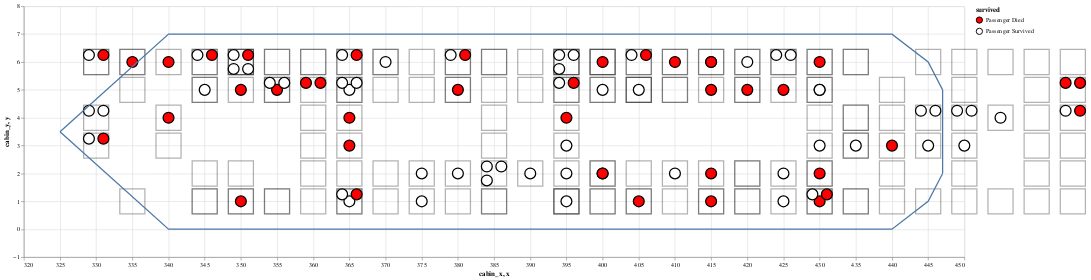

The notebook cell this image was saved under:
### Markdown cell above
#### 3.4 Adding all plots together

### Code cell
cabin_plot + passenger_plot + chart_ship_outline

### Figure 1 — Vega-Lite specification as saved in the notebook (floating-point values rounded to 4 significant figures; data arrays with more than 128 entries replaced by an {"elided": "..."} marker saying what was removed)
{"$schema": "https://vega.github.io/schema/vega-lite/v3.4.0.json", "config": {"mark": {"tooltip": null}, "view": {"height": 300, "width": 400}}, "datasets": {"data-246c2b9bcb306b5ff7ae5408df7bc874": [{"x": 325, "y": 3.5}, {"x": 340, "y": 0}, {"x": 440, "y": 0}, {"x": 445, "y": 1}, {"x": 447, "y": 2}], "data-7b137a2242bf3b1d54d0bbdc35a70a0b": {"elided": "174 records"}, "data-d77c64ff8010497b3a6ac0862ca66693": [{"x": 447, "y": 2}, {"x": 447, "y": 5}], "data-e8da7724ff90174dedc5416b0787be32": [{"age": 36, "boat": "None", "body": "None", "cabin_x": 425, "cabin_y": 5, "deck": "A", "embarked": "C", "fare": 40.12, "home.dest": "Winnipeg, MB", "name": "Ross, Mr. John Hugo", "parch": 0, "pclass": 1, "sex": "male", "sibsp": 0, "survived": "Passenger Died", "ticket": "13049"}, {"age": 33, "boat": "11", "body": "None", "cabin_x": 425, "cabin_y": 1, "deck": "A", "embarked": "C", "fare": 27.72, "home.dest": "Paris, France", "name": "Rosenbaum, Miss. Edith Louise", "parch": 0, "pclass": 1, "sex": "female", "sibsp": 0, "survived": "Passenger Survived", "ticket": "PC 17613"}, {"age": "None", "boat": "None", "body": "None", "cabin_x": 420, "cabin_y": 5, "deck": "A", "embarked": "S", "fare": 52, "home.dest": "Stoughton, MA", "name": "Clifford, Mr. George Quincy", "parch": 0, "pclass": 1, "sex": "male", "sibsp": 0, "survived": "Passenger Died", "ticket": "110465"}, {"age": 48, "boat": "1", "body": "None", "cabin_x": 420, "cabin_y": 6, "deck": "A", "embarked": "C", "fare": 39.6, "home.dest": "London / Paris", "name": "Duff Gordon, Lady. (Lucille Christiana Sutherland) (\"Mrs Morgan\")", "parch": 0, "pclass": 1, "sex": "female", "sibsp": 1, "survived": "Passenger Survived", "ticket": "11755"}, {"age": 39, "boat": "None", "body": 133, "cabin_x": 415, "cabin_y": 5, "deck": "A", "embarked": "C", "fare": 29.7, "home.dest": "Philadelphia, PA", "name": "Dulles, Mr. William Crothers", "parch": 0, "pclass": 1, "sex": "male", "sibsp": 0, "survived": "Passenger Died", "ticket": "PC 17580"}, {"age": "None", "boat": "None", "body": "None", "cabin_x": 415, "cabin_y": 2, "deck": "A", "embarked": "S", "fare": 26, "home.dest": "Streatham, Surrey", "name": "Smith, Mr. Richard William", "parch": 0, "pclass": 1, "sex": "male", "sibsp": 0, "survived": "Passenger Died", "ticket": "113056"}, {"age": 49, "boat": "1", "body": "None", "cabin_x": 415, "cabin_y": 6, "deck": "A", "embarked": "C", "fare": 56.93, "home.dest": "London / Paris", "name": "Duff Gordon, Sir. Cosmo Edmund (\"Mr Morgan\")", "parch": 0, "pclass": 1, "sex": "male", "sibsp": 1, "survived": "Passenger Survived", "ticket": "PC 17485"}, {"age": 41, "boat": "None", "body": "None", "cabin_x": 415, "cabin_y": 1, "deck": "A", "embarked": "S", "fare": 30.5, "home.dest": "Pomeroy, WA", "name": "Brady, Mr. John Bertram", "parch": 0, "pclass": 1, "sex": "male", "sibsp": 0, "survived": "Passenger Died", "ticket": "113054"}, {"age": 80, "boat": "B", "body": "None", "cabin_x": 410, "cabin_y": 2, "deck": "A", "embarked": "S", "fare": 30, "home.dest": "Hessle, Yorks", "name": "Barkworth, Mr. Algernon Henry Wilson", "parch": 0, "pclass": 1, "sex": "male", "sibsp": 0, "survived": "Passenger Survived", "ticket": "27042"}, {"age": 31, "boat": "None", "body": "None", "cabin_x": 410, "cabin_y": 6, "deck": "A", "embarked": "S", "fare": 50.5, "home.dest": "Trenton, NJ", "name": "Roebling, Mr. Washington Augustus II", "parch": 0, "pclass": 1, "sex": "male", "sibsp": 0, "survived": "Passenger Died", "ticket": "PC 17590"}, {"age": 56, "boat": "3", "body": "None", "cabin_x": 405, "cabin_y": 5, "deck": "A", "embarked": "C", "fare": 35.5, "home.dest": "Basel, Switzerland", "name": "Simonius-Blumer, Col. Oberst Alfons", "parch": 0, "pclass": 1, "sex": "male", "sibsp": 0, "survived": "Passenger Survived", "ticket": "13213"}, {"age": 36, "boat": "None", "body": "None", "cabin_x": 405, "cabin_y": 1, "deck": "A", "embarked": "C", "fare": 31.68, "home.dest": "New York, NY", "name": "Evans, Miss. Edith Corse", "parch": 0, "pclass": 1, "sex": "female", "sibsp": 0, "survived": "Passenger Died", "ticket": "PC 17531"}, {"age": 40, "boat": "7", "body": "None", "cabin_x": 400, "cabin_y": 2, "deck": "A", "embarked": "C", "fare": 31, "home.dest": "Glen Ridge, NJ", "name": "Blank, Mr. Henry", "parch": 0, "pclass": 1, "sex": "male", "sibsp": 0, "survived": "Passenger Survived", "ticket": "112277"}, {"age": "None", "boat": "None", "body": "None", "cabin_x": 400, "cabin_y": 6, "deck": "A", "embarked": "S", "fare": 50, "home.dest": "Seattle, WA", "name": "Rood, Mr. Hugh Roscoe", "parch": 0, "pclass": 1, "sex": "male", "sibsp": 0, "survived": "Passenger Died", "ticket": "113767"}, {"age": 53, "boat": "13", "body": "None", "cabin_x": 396, "cabin_y": 6.25, "deck": "A", "embarked": "S", "fare": 81.86, "home.dest": "San Francisco, CA", "name": "Dodge, Dr. Washington", "parch": 1, "pclass": 1, "sex": "male", "sibsp": 1, "survived": "Passenger Survived", "ticket": "33638"}, {"age": 4, "boat": "5", "body": "None", "cabin_x": 394, "cabin_y": 6.25, "deck": "A", "embarked": "S", "fare": 81.86, "home.dest": "San Francisco, CA", "name": "Dodge, Master. Washington", "parch": 2, "pclass": 1, "sex": "male", "sibsp": 0, "survived": "Passenger Survived", "ticket": "33638"}, {"age": 54, "boat": "5", "body": "None", "cabin_x": 394, "cabin_y": 5.75, "deck": "A", "embarked": "S", "fare": 81.86, "home.dest": "San Francisco, CA", "name": "Dodge, Mrs. Washington (Ruth Vidaver)", "parch": 1, "pclass": 1, "sex": "female", "sibsp": 1, "survived": "Passenger Survived", "ticket": "33638"}, {"age": 39, "boat": "None", "body": "None", "cabin_x": 350, "cabin_y": 1, "deck": "A", "embarked": "S", "fare": 0, "home.dest": "Belfast, NI", "name": "Andrews, Mr. Thomas Jr", "parch": 0, "pclass": 1, "sex": "male", "sibsp": 0, "survived": "Passenger Died", "ticket": "112050"}, {"age": 71, "boat": "None", "body": "None", "cabin_x": 430, "cabin_y": 2, "deck": "A", "embarked": "C", "fare": 34.65, "home.dest": "New York, NY", "name": "Goldschmidt, Mr. George B", "parch": 0, "pclass": 1, "sex": "male", "sibsp": 0, "survived": "Passenger Died", "ticket": "PC 17754"}, {"age": 28, "boat": "7", "body": "None", "cabin_x": 430, "cabin_y": 5, "deck": "A", "embarked": "S", "fare": 35.5, "home.dest": "New Britain, CT", "name": "Sloper, Mr. William Thompson", "parch": 0, "pclass": 1, "sex": "male", "sibsp": 0, "survived": "Passenger Survived", "ticket": "113788"}, {"age": 56, "boat": "None", "body": "None", "cabin_x": 430, "cabin_y": 1, "deck": "A", "embarked": "C", "fare": 30.7, "home.dest": "St James, Long Island, NY", "name": "Smith, Mr. James Clinch", "parch": 0, "pclass": 1, "sex": "male", "sibsp": 0, "survived": "Passenger Died", "ticket": "17764"}, {"age": 45, "boat": "7", "body": "None", "cabin_x": 425, "cabin_y": 2, "deck": "A", "embarked": "C", "fare": 29.7, "home.dest": "Paris, France", "name": "Chevre, Mr. Paul Romaine", "parch": 0, "pclass": 1, "sex": "male", "sibsp": 0, "survived": "Passenger Survived", "ticket": "PC 17594"}, {"age": 35, "boat": "3", "body": "None", "cabin_x": 395, "cabin_y": 3, "deck": "B", "embarked": "C", "fare": 512.3, "home.dest": "None", "name": "Lesurer, Mr. Gustave J", "parch": 0, "pclass": 1, "sex": "male", "sibsp": 0, "survived": "Passenger Survived", "ticket": "PC 17755"}, {"age": "None", "boat": "None", "body": "None", "cabin_x": 395, "cabin_y": 4, "deck": "B", "embarked": "S", "fare": 0, "home.dest": "None", "name": "Fry, Mr. Richard", "parch": 0, "pclass": 1, "sex": "male", "sibsp": 0, "survived": "Passenger Died", "ticket": "112058"}, {"age": 36, "boat": "4", "body": "None", "cabin_x": 395, "cabin_y": 1, "deck": "B", "embarked": "C", "fare": 262.4, "home.dest": "None", "name": "Chaudanson, Miss. Victorine", "parch": 0, "pclass": 1, "sex": "female", "sibsp": 0, "survived": "Passenger Survived", "ticket": "PC 17608"}, {"age": 30, "boat": "3", "body": "None", "cabin_x": 375, "cabin_y": 1, "deck": "B", "embarked": "S", "fare": 93.5, "home.dest": "None", "name": "Perreault, Miss. Anne", "parch": 0, "pclass": 1, "sex": "female", "sibsp": 0, "survived": "Passenger Survived", "ticket": "12749"}, {"age": 57, "boat": "None", "body": "None", "cabin_x": 366, "cabin_y": 6.25, "deck": "B", "embarked": "C", "fare": 146.5, "home.dest": "Paris, France", "name": "Spencer, Mr. William Augustus", "parch": 0, "pclass": 1, "sex": "male", "sibsp": 1, "survived": "Passenger Died", "ticket": "PC 17569"}, {"age": "None", "boat": "6", "body": "None", "cabin_x": 364, "cabin_y": 6.25, "deck": "B", "embarked": "C", "fare": 146.5, "home.dest": "Paris, France", "name": "Spencer, Mrs. William Augustus (Marie Eugenie)", "parch": 0, "pclass": 1, "sex": "female", "sibsp": 1, "survived": "Passenger Survived", "ticket": "PC 17569"}, {"age": 16, "boat": "8", "body": "None", "cabin_x": 365, "cabin_y": 1, "deck": "B", "embarked": "S", "fare": 86.5, "home.dest": "None", "name": "Maioni, Miss. Roberta", "parch": 0, "pclass": 1, "sex": "female", "sibsp": 0, "survived": "Passenger Survived", "ticket": "110152"}, {"age": 58, "boat": "None", "body": "None", "cabin_x": 365, "cabin_y": 5, "deck": "B", "embarked": "C", "fare": 146.5, "home.dest": "None", "name": "Lurette, Miss. Elise", "parch": 0, "pclass": 1, "sex": "female", "sibsp": 0, "survived": "Passenger Survived", "ticket": "PC 17569"}, {"age": 24, "boat": "None", "body": "None", "cabin_x": 355, "cabin_y": 5, "deck": "B", "embarked": "C", "fare": 79.2, "home.dest": "None", "name": "Giglio, Mr. Victor", "parch": 0, "pclass": 1, "sex": "male", "sibsp": 0, "survived": "Passenger Died", "ticket": "PC 17593"}, {"age": 40, "boat": "None", "body": 110, "cabin_x": 340, "cabin_y": 6, "deck": "B", "embarked": "S", "fare": 0, "home.dest": "None", "name": "Harrison, Mr. William", "parch": 0, "pclass": 1, "sex": "male", "sibsp": 0, "survived": "Passenger Died", "ticket": "112059"}, {"age": 53, "boat": "D", "body": "None", "cabin_x": 386, "cabin_y": 2.25, "deck": "C", "embarked": "S", "fare": 51.48, "home.dest": "Bayside, Queens, NY", "name": "Appleton, Mrs. Edward Dale (Charlotte Lamson)", "parch": 0, "pclass": 1, "sex": "female", "sibsp": 2, "survived": "Passenger Survived", "ticket": "11769"}, {"age": 59, "boat": "D", "body": "None", "cabin_x": 384, "cabin_y": 2.25, "deck": "C", "embarked": "S", "fare": 51.48, "home.dest": "Belmont, MA", "name": "Brown, Mrs. John Murray (Caroline Lane Lamson)", "parch": 0, "pclass": 1, "sex": "female", "sibsp": 2, "survived": "Passenger Survived", "ticket": "11769"}, {"age": 55, "boat": "2", "body": "None", "cabin_x": 384, "cabin_y": 1.75, "deck": "C", "embarked": "S", "fare": 25.7, "home.dest": "New York, NY", "name": "Cornell, Mrs. Robert Clifford (Malvina Helen Lamson)", "parch": 0, "pclass": 1, "sex": "female", "sibsp": 2, "survived": "Passenger Survived", "ticket": "11770"}, {"age": 58, "boat": "8", "body": "None", "cabin_x": 380, "cabin_y": 2, "deck": "C", "embarked": "S", "fare": 26.55, "home.dest": "Birkdale, England Cleveland, Ohio", "name": "Bonnell, Miss. Elizabeth", "parch": 0, "pclass": 1, "sex": "female", "sibsp": 0, "survived": "Passenger Survived", "ticket": "113783"}, {"age": 52, "boat": "6", "body": "None", "cabin_x": 400, "cabin_y": 5, "deck": "C", "embarked": "S", "fare": 30.5, "home.dest": "Toronto, ON", "name": "Peuchen, Major. Arthur Godfrey", "parch": 0, "pclass": 1, "sex": "male", "sibsp": 0, "survived": "Passenger Survived", "ticket": "113786"}, {"age": 39, "boat": "8", "body": "None", "cabin_x": 375, "cabin_y": 2, "deck": "C", "embarked": "C", "fare": 108.9, "home.dest": "None", "name": "Oliva y Ocana, Dona. Fermina", "parch": 0, "pclass": 1, "sex": "female", "sibsp": 0, "survived": "Passenger Survived", "ticket": "PC 17758"}, {"age": 30, "boat": "None", "body": "None", "cabin_x": 396, "cabin_y": 5.25, "deck": "C", "embarked": "S", "fare": 26, "home.dest": "Brockton, MA", "name": "Maguire, Mr. John Edward", "parch": 0, "pclass": 1, "sex": "male", "sibsp": 0, "survived": "Passenger Died", "ticket": "110469"}, {"age": "None", "boat": "3", "body": "None", "cabin_x": 394, "cabin_y": 5.25, "deck": "C", "embarked": "S", "fare": 30.5, "home.dest": "Manchester, England", "name": "Saalfeld, Mr. Adolphe", "parch": 0, "pclass": 1, "sex": "male", "sibsp": 0, "survived": "Passenger Survived", "ticket": "19988"}, {"age": 47, "boat": "None", "body": 207, "cabin_x": 380, "cabin_y": 5, "deck": "C", "embarked": "S", "fare": 52, "home.dest": "Worcester, MA", "name": "Porter, Mr. Walter Chamberlain", "parch": 0, "pclass": 1, "sex": "male", "sibsp": 0, "survived": "Passenger Died", "ticket": "110465"}, {"age": 30, "boat": "None", "body": "None", "cabin_x": 365, "cabin_y": 3, "deck": "C", "embarked": "C", "fare": 27.75, "home.dest": "New York, NY", "name": "Foreman, Mr. Benjamin Laventall", "parch": 0, "pclass": 1, "sex": "male", "sibsp": 0, "survived": "Passenger Died", "ticket": "113051"}, {"age": 54, "boat": "1", "body": "None", "cabin_x": 366, "cabin_y": 5.25, "deck": "C", "embarked": "C", "fare": 55.44, "home.dest": "Newark, NJ", "name": "Stengel, Mr. Charles Emil Henry", "parch": 0, "pclass": 1, "sex": "male", "sibsp": 1, "survived": "Passenger Survived", "ticket": "11778"}, {"age": 43, "boat": "5", "body": "None", "cabin_x": 364, "cabin_y": 5.25, "deck": "C", "embarked": "C", "fare": 55.44, "home.dest": "Newark, NJ", "name": "Stengel, Mrs. Charles Emil Henry (Annie May Morris)", "parch": 0, "pclass": 1, "sex": "female", "sibsp": 1, "survived": "Passenger Survived", "ticket": "11778"}, {"age": 37, "boat": "None", "body": "None", "cabin_x": 365, "cabin_y": 4, "deck": "C", "embarked": "C", "fare": 29.7, "home.dest": "Brooklyn, NY", "name": "Natsch, Mr. Charles H", "parch": 1, "pclass": 1, "sex": "male", "sibsp": 0, "survived": "Passenger Died", "ticket": "PC 17596"}, {"age": "None", "boat": "None", "body": "None", "cabin_x": 361, "cabin_y": 5.25, "deck": "C", "embarked": "S", "fare": 26.55, "home.dest": "Portland, OR", "name": "Klaber, Mr. Herman", "parch": 0, "pclass": 1, "sex": "male", "sibsp": 0, "survived": "Passenger Died", "ticket": "113028"}, {"age": 45.5, "boat": "None", "body": 166, "cabin_x": 359, "cabin_y": 5.25, "deck": "C", "embarked": "S", "fare": 28.5, "home.dest": "Surbiton Hill, Surrey", "name": "Partner, Mr. Austen", "parch": 0, "pclass": 1, "sex": "male", "sibsp": 0, "survived": "Passenger Died", "ticket": "113043"}, {"age": 48, "boat": "5 7", "body": "None", "cabin_x": 356, "cabin_y": 5.25, "deck": "C", "embarked": "S", "fare": 52, "home.dest": "London /  East Orange, NJ", "name": "Taylor, Mr. Elmer Zebley", "parch": 0, "pclass": 1, "sex": "male", "sibsp": 1, "survived": "Passenger Survived", "ticket": "19996"}, {"age": "None", "boat": "5 7", "body": "None", "cabin_x": 354, "cabin_y": 5.25, "deck": "C", "embarked": "S", "fare": 52, "home.dest": "London /  East Orange, NJ", "name": "Taylor, Mrs. Elmer Zebley (Juliet Cummins Wright)", "parch": 0, "pclass": 1, "sex": "female", "sibsp": 1, "survived": "Passenger Survived", "ticket": "19996"}, {"age": "None", "boat": "None", "body": "None", "cabin_x": 350, "cabin_y": 5, "deck": "C", "embarked": "S", "fare": 35, "home.dest": "London, England", "name": "Williams-Lambert, Mr. Fletcher Fellows", "parch": 0, "pclass": 1, "sex": "male", "sibsp": 0, "survived": "Passenger Died", "ticket": "113510"}, {"age": 35, "boat": "4", "body": "None", "cabin_x": 345, "cabin_y": 5, "deck": "C", "embarked": "C", "fare": 211.5, "home.dest": "None", "name": "Geiger, Miss. Amalie", "parch": 0, "pclass": 1, "sex": "female", "sibsp": 0, "survived": "Passenger Survived", "ticket": "113503"}, {"age": 32.5, "boat": "None", "body": 45, "cabin_x": 340, "cabin_y": 4, "deck": "C", "embarked": "C", "fare": 211.5, "home.dest": "None", "name": "Keeping, Mr. Edwin", "parch": 0, "pclass": 1, "sex": "male", "sibsp": 0, "survived": "Passenger Died", "ticket": "113503"}, {"age": 29, "boat": "None", "body": "None", "cabin_x": 466, "cabin_y": 4.25, "deck": "C", "embarked": "S", "fare": 66.6, "home.dest": "Isleworth, England", "name": "Pears, Mr. Thomas Clinton", "parch": 0, "pclass": 1, "sex": "male", "sibsp": 1, "survived": "Passenger Died", "ticket": "113776"}, {"age": 22, "boat": "8", "body": "None", "cabin_x": 464, "cabin_y": 4.25, "deck": "C", "embarked": "S", "fare": 66.6, "home.dest": "Isleworth, England", "name": "Pears, Mrs. Thomas (Edith Wearne)", "parch": 0, "pclass": 1, "sex": "female", "sibsp": 1, "survived": "Passenger Survived", "ticket": "113776"}, {"age": 35, "boat": "11", "body": "None", "cabin_x": 430, "cabin_y": 5, "deck": "C", "embarked": "C", "fare": 57.75, "home.dest": "New York, NY", "name": "Schabert, Mrs. Paul (Emma Mock)", "parch": 0, "pclass": 1, "sex": "female", "sibsp": 1, "survived": "Passenger Survived", "ticket": "13236"}, {"age": 55, "boat": "None", "body": "None", "cabin_x": 430, "cabin_y": 6, "deck": "C", "embarked": "S", "fare": 30.5, "home.dest": "Montreal, PQ", "name": "Molson, Mr. Harry Markland", "parch": 0, "pclass": 1, "sex": "male", "sibsp": 0, "survived": "Passenger Died", "ticket": "113787"}, {"age": 24, "boat": "None", "body": "None", "cabin_x": 431, "cabin_y": 1.25, "deck": "C", "embarked": "S", "fare": 60, "home.dest": "Huntington, WV", "name": "Smith, Mr. Lucien Philip", "parch": 0, "pclass": 1, "sex": "male", "sibsp": 1, "survived": "Passenger Died", "ticket": "13695"}, {"age": 18, "boat": "6", "body": "None", "cabin_x": 429, "cabin_y": 1.25, "deck": "C", "embarked": "S", "fare": 60, "home.dest": "Huntington, WV", "name": "Smith, Mrs. Lucien Philip (Mary Eloise Hughes)", "parch": 0, "pclass": 1, "sex": "female", "sibsp": 1, "survived": "Passenger Survived", "ticket": "13695"}, {"age": 55, "boat": "8", "body": "None", "cabin_x": 426, "cabin_y": 6.25, "deck": "C", "embarked": "C", "fare": 135.6, "home.dest": "New York, NY / Briarcliff Manor NY", "name": "White, Mrs. John Stuart (Ella Holmes)", "parch": 0, "pclass": 1, "sex": "female", "sibsp": 0, "survived": "Passenger Survived", "ticket": "PC 17760"}, {"age": 36, "boat": "8", "body": "None", "cabin_x": 424, "cabin_y": 6.25, "deck": "C", "embarked": "C", "fare": 135.6, "home.dest": "New York, NY / Washington, DC", "name": "Young, Miss. Marie Grice", "parch": 0, "pclass": 1, "sex": "female", "sibsp": 0, "survived": "Passenger Survived", "ticket": "PC 17760"}, {"age": 55, "boat": "None", "body": "None", "cabin_x": 415, "cabin_y": 6, "deck": "C", "embarked": "S", "fare": 50, "home.dest": "London / Birmingham", "name": "Hipkins, Mr. William Edward", "parch": 0, "pclass": 1, "sex": "male", "sibsp": 0, "survived": "Passenger Died", "ticket": "680"}, {"age": 38, "boat": "4", "body": "None", "cabin_x": 450, "cabin_y": 3, "deck": "C", "embarked": "C", "fare": 227.5, "home.dest": "New York, NY", "name": "Endres, Miss. Caroline Louise", "parch": 0, "pclass": 1, "sex": "female", "sibsp": 0, "survived": "Passenger Survived", "ticket": "PC 17757"}, {"age": 36, "boat": "None", "body": 172, "cabin_x": 406, "cabin_y": 6.25, "deck": "C", "embarked": "S", "fare": 78.85, "home.dest": "Little Onn Hall, Staffs", "name": "Cavendish, Mr. Tyrell William", "parch": 0, "pclass": 1, "sex": "male", "sibsp": 1, "survived": "Passenger Died", "ticket": "19877"}, {"age": 76, "boat": "6", "body": "None", "cabin_x": 404, "cabin_y": 6.25, "deck": "C", "embarked": "S", "fare": 78.85, "home.dest": "Little Onn Hall, Staffs", "name": "Cavendish, Mrs. Tyrell William (Julia Florence Siegel)", "parch": 0, "pclass": 1, "sex": "female", "sibsp": 1, "survived": "Passenger Survived", "ticket": "19877"}, {"age": "None", "boat": "7", "body": "None", "cabin_x": 445, "cabin_y": 3, "deck": "C", "embarked": "C", "fare": 29.7, "home.dest": "Paris, France", "name": "Marechal, Mr. Pierre", "parch": 0, "pclass": 1, "sex": "male", "sibsp": 0, "survived": "Passenger Survived", "ticket": "11774"}, {"age": 50, "boat": "None", "body": "None", "cabin_x": 440, "cabin_y": 3, "deck": "C", "embarked": "C", "fare": 28.71, "home.dest": "Paris, France New York, NY", "name": "Isham, Miss. Ann Elizabeth", "parch": 0, "pclass": 1, "sex": "female", "sibsp": 0, "survived": "Passenger Died", "ticket": "PC 17595"}, {"age": 56, "boat": "7", "body": "None", "cabin_x": 455, "cabin_y": 4, "deck": "C", "embarked": "C", "fare": 83.16, "home.dest": "Mt Airy, Philadelphia, PA", "name": "Potter, Mrs. Thomas Jr (Lily Alexenia Wilson)", "parch": 1, "pclass": 1, "sex": "female", "sibsp": 0, "survived": "Passenger Survived", "ticket": "11767"}, {"age": 53, "boat": "B", "body": "None", "cabin_x": 435, "cabin_y": 3, "deck": "C", "embarked": "C", "fare": 28.5, "home.dest": "Washington, DC", "name": "Gracie, Col. Archibald IV", "parch": 0, "pclass": 1, "sex": "male", "sibsp": 0, "survived": "Passenger Survived", "ticket": "113780"}, {"age": 28, "boat": "D", "body": "None", "cabin_x": 451, "cabin_y": 4.25, "deck": "C", "embarked": "S", "fare": 26.55, "home.dest": "Stockholm, Sweden / Washington, DC", "name": "Bjornstrom-Steffansson, Mr. Mauritz Hakan", "parch": 0, "pclass": 1, "sex": "male", "sibsp": 0, "survived": "Passenger Survived", "ticket": "110564"}, {"age": "None", "boat": "D", "body": "None", "cabin_x": 449, "cabin_y": 4.25, "deck": "C", "embarked": "S", "fare": 35.5, "home.dest": "London, England", "name": "Woolner, Mr. Hugh", "parch": 0, "pclass": 1, "sex": "male", "sibsp": 0, "survived": "Passenger Survived", "ticket": "19947"}, {"age": 31, "boat": "7", "body": "None", "cabin_x": 430, "cabin_y": 3, "deck": "C", "embarked": "C", "fare": 28.54, "home.dest": "Albany, NY", "name": "Tucker, Mr. Gilbert Milligan Jr", "parch": 0, "pclass": 1, "sex": "male", "sibsp": 0, "survived": "Passenger Survived", "ticket": "2543"}, {"age": 23, "boat": "7", "body": "None", "cabin_x": 446, "cabin_y": 4.25, "deck": "C", "embarked": "C", "fare": 83.16, "home.dest": "Mt Airy, Philadelphia, PA", "name": "Earnshaw, Mrs. Boulton (Olive Potter)", "parch": 1, "pclass": 1, "sex": "female", "sibsp": 0, "survived": "Passenger Survived", "ticket": "11767"}, {"age": 24, "boat": "7", "body": "None", "cabin_x": 444, "cabin_y": 4.25, "deck": "C", "embarked": "C", "fare": 83.16, "home.dest": "New York, NY", "name": "Hays, Miss. Margaret Bechstein", "parch": 0, "pclass": 1, "sex": "female", "sibsp": 0, "survived": "Passenger Survived", "ticket": "11767"}, {"age": 36, "boat": "A", "body": "None", "cabin_x": 466, "cabin_y": 5.25, "deck": "C", "embarked": "C", "fare": 75.24, "home.dest": "Winnipeg, MN", "name": "Beattie, Mr. Thomson", "parch": 0, "pclass": 1, "sex": "male", "sibsp": 0, "survived": "Passenger Died", "ticket": "13050"}, {"age": 46, "boat": "None", "body": 292, "cabin_x": 464, "cabin_y": 5.25, "deck": "C", "embarked": "C", "fare": 75.24, "home.dest": "Vancouver, BC", "name": "McCaffry, Mr. Thomas Francis", "parch": 0, "pclass": 1, "sex": "male", "sibsp": 0, "survived": "Passenger Died", "ticket": "13050"}, {"age": 18, "boat": "None", "body": "None", "cabin_x": 366, "cabin_y": 1.25, "deck": "C", "embarked": "C", "fare": 108.9, "home.dest": "Madrid, Spain", "name": "Penasco y Castellana, Mr. Victor de Satode", "parch": 0, "pclass": 1, "sex": "male", "sibsp": 1, "survived": "Passenger Died", "ticket": "PC 17758"}, {"age": 17, "boat": "8", "body": "None", "cabin_x": 364, "cabin_y": 1.25, "deck": "C", "embarked": "C", "fare": 108.9, "home.dest": "Madrid, Spain", "name": "Penasco y Castellana, Mrs. Victor de Satode (Maria Josefa Perez de Soto y Vallejo)", "parch": 0, "pclass": 1, "sex": "female", "sibsp": 1, "survived": "Passenger Survived", "ticket": "PC 17758"}, {"age": 49, "boat": "None", "body": "None", "cabin_x": 381, "cabin_y": 6.25, "deck": "C", "embarked": "C", "fare": 110.9, "home.dest": "Haverford, PA", "name": "Thayer, Mr. John Borland", "parch": 1, "pclass": 1, "sex": "male", "sibsp": 1, "survived": "Passenger Died", "ticket": "17421"}, {"age": 39, "boat": "4", "body": "None", "cabin_x": 379, "cabin_y": 6.25, "deck": "C", "embarked": "C", "fare": 110.9, "home.dest": "Haverford, PA", "name": "Thayer, Mrs. John Borland (Marian Longstreth Morris)", "parch": 1, "pclass": 1, "sex": "female", "sibsp": 1, "survived": "Passenger Survived", "ticket": "17421"}, {"age": 17, "boat": "B", "body": "None", "cabin_x": 370, "cabin_y": 6, "deck": "C", "embarked": "C", "fare": 110.9, "home.dest": "Haverford, PA", "name": "Thayer, Mr. John Borland Jr", "parch": 2, "pclass": 1, "sex": "male", "sibsp": 0, "survived": "Passenger Survived", "ticket": "17421"}, {"age": 44, "boat": "None", "body": 230, "cabin_x": 351, "cabin_y": 6.25, "deck": "C", "embarked": "Q", "fare": 90, "home.dest": "Fond du Lac, WI", "name": "Minahan, Dr. William Edward", "parch": 0, "pclass": 1, "sex": "male", "sibsp": 2, "survived": "Passenger Died", "ticket": "19928"}, {"age": 33, "boat": "14", "body": "None", "cabin_x": 349, "cabin_y": 6.25, "deck": "C", "embarked": "Q", "fare": 90, "home.dest": "Green Bay, WI", "name": "Minahan, Miss. Daisy E", "parch": 0, "pclass": 1, "sex": "female", "sibsp": 1, "survived": "Passenger Survived", "ticket": "19928"}, {"age": 37, "boat": "14", "body": "None", "cabin_x": 349, "cabin_y": 5.75, "deck": "C", "embarked": "Q", "fare": 90, "home.dest": "Fond du Lac, WI", "name": "Minahan, Mrs. William Edward (Lillian E Thorpe)", "parch": 0, "pclass": 1, "sex": "female", "sibsp": 1, "survived": "Passenger Survived", "ticket": "19928"}, {"age": 30, "boat": "11", "body": "None", "cabin_x": 351, "cabin_y": 5.75, "deck": "C", "embarked": "C", "fare": 57.75, "home.dest": "New York, NY", "name": "Mock, Mr. Philipp Edmund", "parch": 0, "pclass": 1, "sex": "male", "sibsp": 1, "survived": "Passenger Survived", "ticket": "13236"}, {"age": 50, "boat": "None", "body": "None", "cabin_x": 346, "cabin_y": 6.25, "deck": "C", "embarked": "C", "fare": 211.5, "home.dest": "Elkins Park, PA", "name": "Widener, Mr. George Dunton", "parch": 1, "pclass": 1, "sex": "male", "sibsp": 1, "survived": "Passenger Died", "ticket": "113503"}, {"age": 50, "boat": "4", "body": "None", "cabin_x": 344, "cabin_y": 6.25, "deck": "C", "embarked": "C", "fare": 211.5, "home.dest": "Elkins Park, PA", "name": "Widener, Mrs. George Dunton (Eleanor Elkins)", "parch": 1, "pclass": 1, "sex": "female", "sibsp": 1, "survived": "Passenger Survived", "ticket": "113503"}, {"age": 27, "boat": "None", "body": "None", "cabin_x": 335, "cabin_y": 6, "deck": "C", "embarked": "C", "fare": 211.5, "home.dest": "Elkins Park, PA", "name": "Widener, Mr. Harry Elkins", "parch": 2, "pclass": 1, "sex": "male", "sibsp": 0, "survived": "Passenger Died", "ticket": "113503"}, {"age": 45, "boat": "None", "body": "None", "cabin_x": 331, "cabin_y": 3.25, "deck": "C", "embarked": "S", "fare": 83.47, "home.dest": "New York, NY", "name": "Harris, Mr. Henry Birkhardt", "parch": 0, "pclass": 1, "sex": "male", "sibsp": 1, "survived": "Passenger Died", "ticket": "36973"}, {"age": 35, "boat": "D", "body": "None", "cabin_x": 329, "cabin_y": 3.25, "deck": "C", "embarked": "S", "fare": 83.47, "home.dest": "New York, NY", "name": "Harris, Mrs. Henry Birkhardt (Irene Wallach)", "parch": 0, "pclass": 1, "sex": "female", "sibsp": 1, "survived": "Passenger Survived", "ticket": "36973"}, {"age": 50, "boat": "None", "body": 62, "cabin_x": 331, "cabin_y": 6.25, "deck": "C", "embarked": "C", "fare": 106.4, "home.dest": "Deephaven, MN / Cedar Rapids, IA", "name": "Douglas, Mr. Walter Donald", "parch": 0, "pclass": 1, "sex": "male", "sibsp": 1, "survived": "Passenger Died", "ticket": "PC 17761"}, {"age": 48, "boat": "2", "body": "None", "cabin_x": 329, "cabin_y": 6.25, "deck": "C", "embarked": "C", "fare": 106.4, "home.dest": "Deephaven, MN / Cedar Rapids, IA", "name": "Douglas, Mrs. Walter Donald (Mahala Dutton)", "parch": 0, "pclass": 1, "sex": "female", "sibsp": 1, "survived": "Passenger Survived", "ticket": "PC 17761"}, {"age": 49, "boat": "5", "body": "None", "cabin_x": 331, "cabin_y": 4.25, "deck": "C", "embarked": "C", "fare": 89.1, "home.dest": "Paris, France / New York, NY", "name": "Goldenberg, Mr. Samuel L", "parch": 0, "pclass": 1, "sex": "male", "sibsp": 1, "survived": "Passenger Survived", "ticket": "17453"}, {"age": "None", "boat": "5", "body": "None", "cabin_x": 329, "cabin_y": 4.25, "deck": "C", "embarked": "C", "fare": 89.1, "home.dest": "Paris, France / New York, NY", "name": "Goldenberg, Mrs. Samuel L (Edwiga Grabowska)", "parch": 0, "pclass": 1, "sex": "female", "sibsp": 1, "survived": "Passenger Survived", "ticket": "17453"}, {"age": "None", "boat": "None", "body": "None", "cabin_x": 400, "cabin_y": 2, "deck": "C", "embarked": "S", "fare": 221.8, "home.dest": "None", "name": "Farthing, Mr. John", "parch": 0, "pclass": 1, "sex": "male", "sibsp": 0, "survived": "Passenger Died", "ticket": "PC 17483"}, {"age": 29, "boat": "8", "body": "None", "cabin_x": 395, "cabin_y": 2, "deck": "C", "embarked": "S", "fare": 221.8, "home.dest": "None", "name": "Bird, Miss. Ellen", "parch": 0, "pclass": 1, "sex": "female", "sibsp": 0, "survived": "Passenger Survived", "ticket": "PC 17483"}, {"age": 35, "boat": "8", "body": "None", "cabin_x": 390, "cabin_y": 2, "deck": "C", "embarked": "S", "fare": 135.6, "home.dest": "None", "name": "Bissette, Miss. Amelia", "parch": 0, "pclass": 1, "sex": "female", "sibsp": 0, "survived": "Passenger Survived", "ticket": "PC 17760"}], "data-eafd86216bcd26664c2f502352fd1040": [{"x": 325, "y": 3.5}, {"x": 340, "y": 7}, {"x": 440, "y": 7}, {"x": 445, "y": 6}, {"x": 447, "y": 5}]}, "layer": [{"data": {"name": "data-7b137a2242bf3b1d54d0bbdc35a70a0b"}, "encoding": {"x": {"field": "cabin_x", "scale": {"domain": [320, 450]}, "type": "quantitative"}, "y": {"field": "cabin_y", "scale": {"domain": [-1, 7.5]}, "type": "quantitative"}}, "height": 400, "mark": {"fill": "None", "opacity": 0.3, "size": 1600, "stroke": "black", "type": "square"}, "width": 1500}, {"data": {"name": "data-e8da7724ff90174dedc5416b0787be32"}, "encoding": {"color": {"field": "survived", "scale": {"range": ["red", "white"]}, "type": "nominal"}, "x": {"field": "cabin_x", "scale": {"domain": [320, 450]}, "type": "quantitative"}, "y": {"field": "cabin_y", "scale": {"domain": [-1, 7.5]}, "type": "quantitative"}}, "height": 400, "mark": {"filled": true, "opacity": 1, "size": 300, "stroke": "black", "type": "point"}, "width": 1500}, {"layer": [{"data": {"name": "data-eafd86216bcd26664c2f502352fd1040"}, "encoding": {"x": {"field": "x", "type": "quantitative"}, "y": {"field": "y", "type": "quantitative"}}, "mark": "line"}, {"data": {"name": "data-246c2b9bcb306b5ff7ae5408df7bc874"}, "encoding": {"x": {"field": "x", "type": "quantitative"}, "y": {"field": "y", "type": "quantitative"}}, "mark": "line"}, {"data": {"name": "data-d77c64ff8010497b3a6ac0862ca66693"}, "encoding": {"x": {"field": "x", "type": "quantitative"}, "y": {"field": "y", "type": "quantitative"}}, "mark": "line"}]}]}
